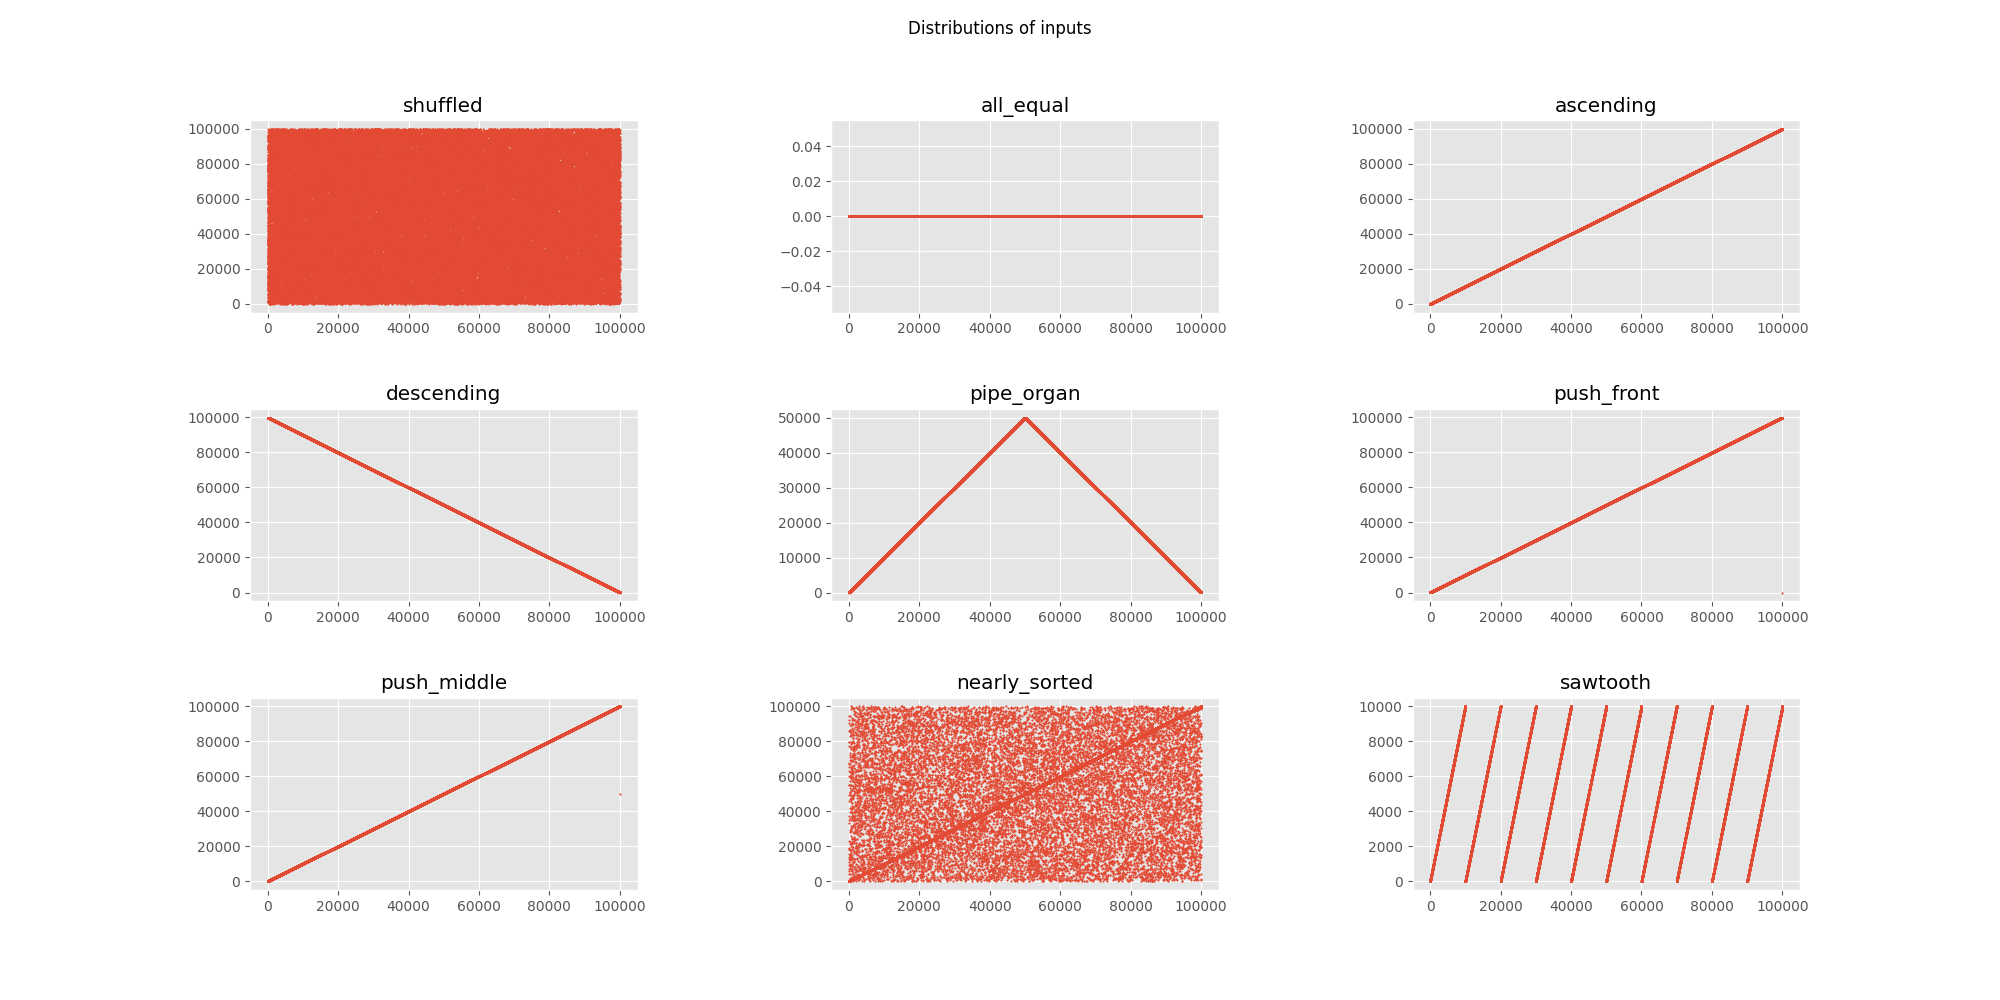

This figure's Python source:
import matplotlib.pyplot as plt

max_power_of_10 = 5

types = [
    "shuffled",
    "all_equal",
    "ascending",
    "descending",
    "pipe_organ",
    "push_front",
    "push_middle",
    "nearly_sorted",
    "sawtooth",
]

# plot all plots as subplots
plt.figure(figsize=(20, 10))
plt.style.use("ggplot")
plt.subplots_adjust(hspace=0.5, wspace=0.5)

# read data
for i, type in enumerate(types):
    plt.subplot(3, 3, i + 1)
    with open(f"testcases/1e{max_power_of_10}_{type}.txt", "r") as f:
        numbers = [int(x) for x in f.read().split()]
        # scatter plot
        plt.scatter(range(len(numbers)), numbers, s=1)
        plt.title(type)

plt.suptitle("Distributions of inputs")
plt.savefig("distributions.png")
plt.show()